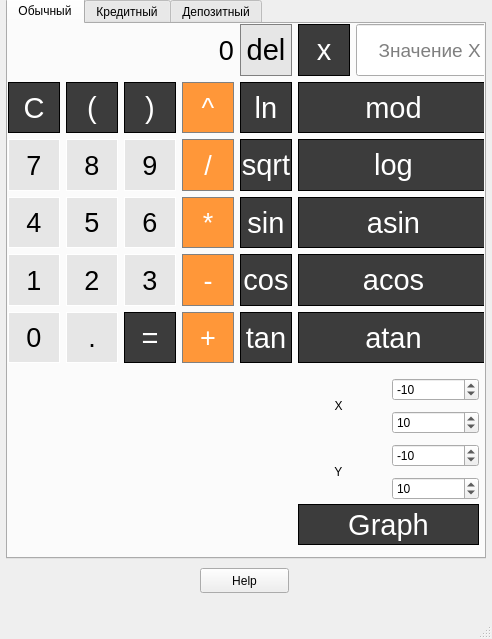
<?xml version="1.0" encoding="UTF-8"?>
<ui version="4.0">
 <class>MainWindow</class>
 <widget class="QMainWindow" name="MainWindow">
  <property name="geometry">
   <rect>
    <x>0</x>
    <y>0</y>
    <width>492</width>
    <height>639</height>
   </rect>
  </property>
  <property name="windowTitle">
   <string>MainWindow</string>
  </property>
  <widget class="QWidget" name="centralwidget">
   <widget class="QTabWidget" name="tabWidget">
    <property name="geometry">
     <rect>
      <x>6</x>
      <y>-2</y>
      <width>480</width>
      <height>561</height>
     </rect>
    </property>
    <property name="accessibleName">
     <string/>
    </property>
    <property name="accessibleDescription">
     <string/>
    </property>
    <property name="layoutDirection">
     <enum>Qt::LeftToRight</enum>
    </property>
    <property name="autoFillBackground">
     <bool>false</bool>
    </property>
    <property name="currentIndex">
     <number>0</number>
    </property>
    <widget class="QWidget" name="simple">
     <attribute name="title">
      <string>Обычный</string>
     </attribute>
     <widget class="QWidget" name="gridLayoutWidget">
      <property name="geometry">
       <rect>
        <x>0</x>
        <y>0</y>
        <width>481</width>
        <height>339</height>
       </rect>
      </property>
      <property name="sizePolicy">
       <sizepolicy hsizetype="MinimumExpanding" vsizetype="MinimumExpanding">
        <horstretch>0</horstretch>
        <verstretch>0</verstretch>
       </sizepolicy>
      </property>
      <property name="font">
       <font>
        <family>Arial</family>
        <pointsize>20</pointsize>
       </font>
      </property>
      <layout class="QGridLayout" name="CalcButtons_8">
       <item row="7" column="3">
        <widget class="QPushButton" name="Button_minus">
         <property name="sizePolicy">
          <sizepolicy hsizetype="Preferred" vsizetype="Preferred">
           <horstretch>0</horstretch>
           <verstretch>0</verstretch>
          </sizepolicy>
         </property>
         <property name="font">
          <font>
           <family>Arial</family>
           <pointsize>20</pointsize>
          </font>
         </property>
         <property name="styleSheet">
          <string notr="true">QPushButton {
  background-color: rgb(255, 151, 57);
  color: white; 
  border: 1px solid gray;
}

QPushButton:pressed {
    background-color: qlineargradient(x1: 0, y1: 0, x2: 0, y2: 1,
                                      stop: 0 #FF7832, stop: 1 #FF9739);
}</string>
         </property>
         <property name="text">
          <string>-</string>
         </property>
        </widget>
       </item>
       <item row="0" column="5">
        <widget class="QPushButton" name="Button_del_last">
         <property name="sizePolicy">
          <sizepolicy hsizetype="Preferred" vsizetype="Preferred">
           <horstretch>0</horstretch>
           <verstretch>0</verstretch>
          </sizepolicy>
         </property>
         <property name="font">
          <font>
           <family>Helvetica</family>
           <pointsize>22</pointsize>
           <weight>50</weight>
           <italic>false</italic>
           <bold>false</bold>
          </font>
         </property>
         <property name="styleSheet">
          <string notr="true">QPushButton {
	border: 1px solid white;
    background-color: rgb(230,230,230);
	border: 1px solid gray;
}
QPushButton:pressed {
	background-color: rgb(90,90,90);
}</string>
         </property>
         <property name="text">
          <string>del</string>
         </property>
        </widget>
       </item>
       <item row="5" column="2">
        <widget class="QPushButton" name="Button_d_6">
         <property name="sizePolicy">
          <sizepolicy hsizetype="Preferred" vsizetype="Preferred">
           <horstretch>0</horstretch>
           <verstretch>0</verstretch>
          </sizepolicy>
         </property>
         <property name="font">
          <font>
           <family>Arial</family>
           <pointsize>20</pointsize>
          </font>
         </property>
         <property name="styleSheet">
          <string>QPushButton {
   border: 1px solid white;
   background-color: rgb(230,230,230);
}
QPushButton:pressed {
    background-color: qlineargradient(x1: 0, y1: 0, x2: 0, y2: 1,
                                      stop: 0 #dadbde, stop: 1 #f6f7fa);
}</string>
         </property>
         <property name="text">
          <string>6</string>
         </property>
        </widget>
       </item>
       <item row="2" column="2">
        <widget class="QPushButton" name="Button_CloseBr">
         <property name="sizePolicy">
          <sizepolicy hsizetype="Preferred" vsizetype="Preferred">
           <horstretch>0</horstretch>
           <verstretch>0</verstretch>
          </sizepolicy>
         </property>
         <property name="font">
          <font>
           <family>Helvetica</family>
           <pointsize>22</pointsize>
           <weight>50</weight>
           <italic>false</italic>
           <bold>false</bold>
          </font>
         </property>
         <property name="styleSheet">
          <string notr="true">QPushButton {
	font: 22pt &quot;Helvetica&quot;;
	background-color: rgb(60,60,60);
	color: white;
	border: 1px solid black;
}
QPushButton:pressed {
	background-color: rgb(90,90,90);
}</string>
         </property>
         <property name="text">
          <string>)</string>
         </property>
        </widget>
       </item>
       <item row="5" column="3">
        <widget class="QPushButton" name="Button_mult">
         <property name="sizePolicy">
          <sizepolicy hsizetype="Preferred" vsizetype="Preferred">
           <horstretch>0</horstretch>
           <verstretch>0</verstretch>
          </sizepolicy>
         </property>
         <property name="font">
          <font>
           <family>Arial</family>
           <pointsize>20</pointsize>
          </font>
         </property>
         <property name="styleSheet">
          <string notr="true">QPushButton {
  background-color: rgb(255, 151, 57);
  color: white; 
  border: 1px solid gray;
}

QPushButton:pressed {
    background-color: qlineargradient(x1: 0, y1: 0, x2: 0, y2: 1,
                                      stop: 0 #FF7832, stop: 1 #FF9739);
}</string>
         </property>
         <property name="text">
          <string>*</string>
         </property>
        </widget>
       </item>
       <item row="5" column="1">
        <widget class="QPushButton" name="Button_d_5">
         <property name="sizePolicy">
          <sizepolicy hsizetype="Preferred" vsizetype="Preferred">
           <horstretch>0</horstretch>
           <verstretch>0</verstretch>
          </sizepolicy>
         </property>
         <property name="font">
          <font>
           <family>Arial</family>
           <pointsize>20</pointsize>
          </font>
         </property>
         <property name="styleSheet">
          <string>QPushButton {
   border: 1px solid white;
   background-color: rgb(230,230,230);
}
QPushButton:pressed {
    background-color: qlineargradient(x1: 0, y1: 0, x2: 0, y2: 1,
                                      stop: 0 #dadbde, stop: 1 #f6f7fa);
}</string>
         </property>
         <property name="text">
          <string>5</string>
         </property>
        </widget>
       </item>
       <item row="2" column="6" colspan="2">
        <widget class="QPushButton" name="Button_mod">
         <property name="sizePolicy">
          <sizepolicy hsizetype="Preferred" vsizetype="Preferred">
           <horstretch>0</horstretch>
           <verstretch>0</verstretch>
          </sizepolicy>
         </property>
         <property name="font">
          <font>
           <family>Helvetica</family>
           <pointsize>22</pointsize>
           <weight>50</weight>
           <italic>false</italic>
           <bold>false</bold>
          </font>
         </property>
         <property name="styleSheet">
          <string notr="true">QPushButton {
	font: 22pt &quot;Helvetica&quot;;
	background-color: rgb(60,60,60);
	color: white;
	border: 1px solid black;
}
QPushButton:pressed {
	background-color: rgb(90,90,90);
}</string>
         </property>
         <property name="text">
          <string>mod</string>
         </property>
        </widget>
       </item>
       <item row="2" column="5">
        <widget class="QPushButton" name="Button_ln">
         <property name="sizePolicy">
          <sizepolicy hsizetype="Preferred" vsizetype="Preferred">
           <horstretch>0</horstretch>
           <verstretch>0</verstretch>
          </sizepolicy>
         </property>
         <property name="font">
          <font>
           <family>Helvetica</family>
           <pointsize>22</pointsize>
           <weight>50</weight>
           <italic>false</italic>
           <bold>false</bold>
          </font>
         </property>
         <property name="styleSheet">
          <string notr="true">QPushButton {
	font: 22pt &quot;Helvetica&quot;;
	background-color: rgb(60,60,60);
	color: white;
	border: 1px solid black;
}
QPushButton:pressed {
	background-color: rgb(90,90,90);
}</string>
         </property>
         <property name="text">
          <string>ln</string>
         </property>
        </widget>
       </item>
       <item row="8" column="1">
        <widget class="QPushButton" name="Button_dot">
         <property name="sizePolicy">
          <sizepolicy hsizetype="Preferred" vsizetype="Preferred">
           <horstretch>0</horstretch>
           <verstretch>0</verstretch>
          </sizepolicy>
         </property>
         <property name="font">
          <font>
           <family>Arial</family>
           <pointsize>20</pointsize>
          </font>
         </property>
         <property name="styleSheet">
          <string notr="true">QPushButton {
   border: 1px solid white;
   background-color: rgb(230,230,230);
}
QPushButton:pressed {
    background-color: qlineargradient(x1: 0, y1: 0, x2: 0, y2: 1,
                                      stop: 0 #dadbde, stop: 1 #f6f7fa);
}</string>
         </property>
         <property name="text">
          <string>.</string>
         </property>
        </widget>
       </item>
       <item row="7" column="2">
        <widget class="QPushButton" name="Button_d_3">
         <property name="sizePolicy">
          <sizepolicy hsizetype="Preferred" vsizetype="Preferred">
           <horstretch>0</horstretch>
           <verstretch>0</verstretch>
          </sizepolicy>
         </property>
         <property name="font">
          <font>
           <family>Arial</family>
           <pointsize>20</pointsize>
          </font>
         </property>
         <property name="styleSheet">
          <string>QPushButton {
   border: 1px solid white;
   background-color: rgb(230,230,230);
}
QPushButton:pressed {
    background-color: qlineargradient(x1: 0, y1: 0, x2: 0, y2: 1,
                                      stop: 0 #dadbde, stop: 1 #f6f7fa);
}</string>
         </property>
         <property name="text">
          <string>3</string>
         </property>
        </widget>
       </item>
       <item row="4" column="5">
        <widget class="QPushButton" name="Button_sqrt">
         <property name="sizePolicy">
          <sizepolicy hsizetype="Preferred" vsizetype="Preferred">
           <horstretch>0</horstretch>
           <verstretch>0</verstretch>
          </sizepolicy>
         </property>
         <property name="font">
          <font>
           <family>Helvetica</family>
           <pointsize>22</pointsize>
           <weight>50</weight>
           <italic>false</italic>
           <bold>false</bold>
          </font>
         </property>
         <property name="styleSheet">
          <string notr="true">QPushButton {
	font: 22pt &quot;Helvetica&quot;;
	background-color: rgb(60,60,60);
	color: white;
	border: 1px solid black;
}
QPushButton:pressed {
	background-color: rgb(90,90,90);
}</string>
         </property>
         <property name="text">
          <string>sqrt</string>
         </property>
        </widget>
       </item>
       <item row="2" column="0">
        <widget class="QPushButton" name="Button_del">
         <property name="sizePolicy">
          <sizepolicy hsizetype="Preferred" vsizetype="Preferred">
           <horstretch>0</horstretch>
           <verstretch>0</verstretch>
          </sizepolicy>
         </property>
         <property name="font">
          <font>
           <family>Helvetica</family>
           <pointsize>22</pointsize>
           <weight>50</weight>
           <italic>false</italic>
           <bold>false</bold>
          </font>
         </property>
         <property name="styleSheet">
          <string notr="true">QPushButton {
	font: 22pt &quot;Helvetica&quot;;
	background-color: rgb(60,60,60);
	color: white;
	border: 1px solid black;
}
QPushButton:pressed {
	background-color: rgb(90,90,90);
}</string>
         </property>
         <property name="text">
          <string>C</string>
         </property>
        </widget>
       </item>
       <item row="8" column="0">
        <widget class="QPushButton" name="Button_d_0">
         <property name="sizePolicy">
          <sizepolicy hsizetype="Preferred" vsizetype="Preferred">
           <horstretch>0</horstretch>
           <verstretch>0</verstretch>
          </sizepolicy>
         </property>
         <property name="font">
          <font>
           <family>Arial</family>
           <pointsize>20</pointsize>
          </font>
         </property>
         <property name="styleSheet">
          <string>QPushButton {
   border: 1px solid white;
   background-color: rgb(230,230,230);
}
QPushButton:pressed {
    background-color: qlineargradient(x1: 0, y1: 0, x2: 0, y2: 1,
                                      stop: 0 #dadbde, stop: 1 #f6f7fa);
}</string>
         </property>
         <property name="text">
          <string>0</string>
         </property>
        </widget>
       </item>
       <item row="0" column="0" colspan="4">
        <widget class="QLabel" name="OutputLabel">
         <property name="sizePolicy">
          <sizepolicy hsizetype="Preferred" vsizetype="Preferred">
           <horstretch>0</horstretch>
           <verstretch>0</verstretch>
          </sizepolicy>
         </property>
         <property name="font">
          <font>
           <family>Arial</family>
           <pointsize>20</pointsize>
          </font>
         </property>
         <property name="layoutDirection">
          <enum>Qt::LeftToRight</enum>
         </property>
         <property name="styleSheet">
          <string notr="true">QLabel {
  qproperty-alignment: 'AlignVCenter | AlignRight';
  border: 1px solid gray;
}

background-color : white;</string>
         </property>
         <property name="text">
          <string>0</string>
         </property>
         <property name="alignment">
          <set>Qt::AlignRight|Qt::AlignTrailing|Qt::AlignVCenter</set>
         </property>
        </widget>
       </item>
       <item row="4" column="2">
        <widget class="QPushButton" name="Button_d_9">
         <property name="sizePolicy">
          <sizepolicy hsizetype="Preferred" vsizetype="Preferred">
           <horstretch>0</horstretch>
           <verstretch>0</verstretch>
          </sizepolicy>
         </property>
         <property name="font">
          <font>
           <family>Arial</family>
           <pointsize>20</pointsize>
          </font>
         </property>
         <property name="styleSheet">
          <string>QPushButton {
   border: 1px solid white;
   background-color: rgb(230,230,230);
}
QPushButton:pressed {
    background-color: qlineargradient(x1: 0, y1: 0, x2: 0, y2: 1,
                                      stop: 0 #dadbde, stop: 1 #f6f7fa);
}</string>
         </property>
         <property name="text">
          <string>9</string>
         </property>
        </widget>
       </item>
       <item row="8" column="6" colspan="2">
        <widget class="QPushButton" name="Button_atan">
         <property name="sizePolicy">
          <sizepolicy hsizetype="Preferred" vsizetype="Preferred">
           <horstretch>0</horstretch>
           <verstretch>0</verstretch>
          </sizepolicy>
         </property>
         <property name="font">
          <font>
           <family>Helvetica</family>
           <pointsize>22</pointsize>
           <weight>50</weight>
           <italic>false</italic>
           <bold>false</bold>
          </font>
         </property>
         <property name="styleSheet">
          <string notr="true">QPushButton {
	font: 22pt &quot;Helvetica&quot;;
	background-color: rgb(60,60,60);
	color: white;
	border: 1px solid black;
}
QPushButton:pressed {
	background-color: rgb(90,90,90);
}</string>
         </property>
         <property name="text">
          <string>atan</string>
         </property>
        </widget>
       </item>
       <item row="7" column="1">
        <widget class="QPushButton" name="Button_d_2">
         <property name="sizePolicy">
          <sizepolicy hsizetype="Preferred" vsizetype="Preferred">
           <horstretch>0</horstretch>
           <verstretch>0</verstretch>
          </sizepolicy>
         </property>
         <property name="font">
          <font>
           <family>Arial</family>
           <pointsize>20</pointsize>
          </font>
         </property>
         <property name="styleSheet">
          <string>QPushButton {
   border: 1px solid white;
   background-color: rgb(230,230,230);
}
QPushButton:pressed {
    background-color: qlineargradient(x1: 0, y1: 0, x2: 0, y2: 1,
                                      stop: 0 #dadbde, stop: 1 #f6f7fa);
}</string>
         </property>
         <property name="text">
          <string>2</string>
         </property>
        </widget>
       </item>
       <item row="4" column="0">
        <widget class="QPushButton" name="Button_d_7">
         <property name="sizePolicy">
          <sizepolicy hsizetype="Preferred" vsizetype="Preferred">
           <horstretch>0</horstretch>
           <verstretch>0</verstretch>
          </sizepolicy>
         </property>
         <property name="font">
          <font>
           <family>Arial</family>
           <pointsize>20</pointsize>
          </font>
         </property>
         <property name="styleSheet">
          <string>QPushButton {
   border: 1px solid white;
   background-color: rgb(230,230,230);
}
QPushButton:pressed {
    background-color: qlineargradient(x1: 0, y1: 0, x2: 0, y2: 1,
                                      stop: 0 #dadbde, stop: 1 #f6f7fa);
}</string>
         </property>
         <property name="text">
          <string>7</string>
         </property>
        </widget>
       </item>
       <item row="7" column="6" colspan="2">
        <widget class="QPushButton" name="Button_acos">
         <property name="sizePolicy">
          <sizepolicy hsizetype="Preferred" vsizetype="Preferred">
           <horstretch>0</horstretch>
           <verstretch>0</verstretch>
          </sizepolicy>
         </property>
         <property name="font">
          <font>
           <family>Helvetica</family>
           <pointsize>22</pointsize>
           <weight>50</weight>
           <italic>false</italic>
           <bold>false</bold>
          </font>
         </property>
         <property name="styleSheet">
          <string notr="true">QPushButton {
	font: 22pt &quot;Helvetica&quot;;
	background-color: rgb(60,60,60);
	color: white;
	border: 1px solid black;
}
QPushButton:pressed {
	background-color: rgb(90,90,90);
}</string>
         </property>
         <property name="text">
          <string>acos</string>
         </property>
        </widget>
       </item>
       <item row="7" column="0">
        <widget class="QPushButton" name="Button_d_1">
         <property name="sizePolicy">
          <sizepolicy hsizetype="Preferred" vsizetype="Preferred">
           <horstretch>0</horstretch>
           <verstretch>0</verstretch>
          </sizepolicy>
         </property>
         <property name="font">
          <font>
           <family>Arial</family>
           <pointsize>20</pointsize>
          </font>
         </property>
         <property name="styleSheet">
          <string>QPushButton {
   border: 1px solid white;
   background-color: rgb(230,230,230);
}
QPushButton:pressed {
    background-color: qlineargradient(x1: 0, y1: 0, x2: 0, y2: 1,
                                      stop: 0 #dadbde, stop: 1 #f6f7fa);
}</string>
         </property>
         <property name="text">
          <string>1</string>
         </property>
        </widget>
       </item>
       <item row="7" column="5">
        <widget class="QPushButton" name="Button_cos">
         <property name="sizePolicy">
          <sizepolicy hsizetype="Preferred" vsizetype="Preferred">
           <horstretch>0</horstretch>
           <verstretch>0</verstretch>
          </sizepolicy>
         </property>
         <property name="font">
          <font>
           <family>Helvetica</family>
           <pointsize>22</pointsize>
           <weight>50</weight>
           <italic>false</italic>
           <bold>false</bold>
          </font>
         </property>
         <property name="styleSheet">
          <string notr="true">QPushButton {
	font: 22pt &quot;Helvetica&quot;;
	background-color: rgb(60,60,60);
	color: white;
	border: 1px solid black;
}
QPushButton:pressed {
	background-color: rgb(90,90,90);
}</string>
         </property>
         <property name="text">
          <string>cos</string>
         </property>
        </widget>
       </item>
       <item row="8" column="3">
        <widget class="QPushButton" name="Button_plus">
         <property name="sizePolicy">
          <sizepolicy hsizetype="Preferred" vsizetype="Preferred">
           <horstretch>0</horstretch>
           <verstretch>0</verstretch>
          </sizepolicy>
         </property>
         <property name="font">
          <font>
           <family>Arial</family>
           <pointsize>20</pointsize>
          </font>
         </property>
         <property name="styleSheet">
          <string notr="true">QPushButton {
  background-color: rgb(255, 151, 57);
  color: white; 
  border: 1px solid gray;
}

QPushButton:pressed {
    background-color: qlineargradient(x1: 0, y1: 0, x2: 0, y2: 1,
                                      stop: 0 #FF7832, stop: 1 #FF9739);
}</string>
         </property>
         <property name="text">
          <string>+</string>
         </property>
        </widget>
       </item>
       <item row="2" column="3">
        <widget class="QPushButton" name="Button_sq">
         <property name="sizePolicy">
          <sizepolicy hsizetype="Preferred" vsizetype="Preferred">
           <horstretch>0</horstretch>
           <verstretch>0</verstretch>
          </sizepolicy>
         </property>
         <property name="font">
          <font>
           <family>Arial</family>
           <pointsize>20</pointsize>
          </font>
         </property>
         <property name="styleSheet">
          <string notr="true">QPushButton {
  background-color: rgb(255, 151, 57);
  color: white; 
  border: 1px solid gray;
}

QPushButton:pressed {
    background-color: qlineargradient(x1: 0, y1: 0, x2: 0, y2: 1,
                                      stop: 0 #FF7832, stop: 1 #FF9739);
}</string>
         </property>
         <property name="text">
          <string>^</string>
         </property>
        </widget>
       </item>
       <item row="4" column="3">
        <widget class="QPushButton" name="Button_div">
         <property name="sizePolicy">
          <sizepolicy hsizetype="Preferred" vsizetype="Preferred">
           <horstretch>0</horstretch>
           <verstretch>0</verstretch>
          </sizepolicy>
         </property>
         <property name="font">
          <font>
           <family>Arial</family>
           <pointsize>20</pointsize>
          </font>
         </property>
         <property name="styleSheet">
          <string notr="true">QPushButton {
  background-color: rgb(255, 151, 57);
  color: white; 
  border: 1px solid gray;
}

QPushButton:pressed {
    background-color: qlineargradient(x1: 0, y1: 0, x2: 0, y2: 1,
                                      stop: 0 #FF7832, stop: 1 #FF9739);
}</string>
         </property>
         <property name="text">
          <string>/</string>
         </property>
        </widget>
       </item>
       <item row="8" column="2">
        <widget class="QPushButton" name="Button_res">
         <property name="sizePolicy">
          <sizepolicy hsizetype="Preferred" vsizetype="Preferred">
           <horstretch>0</horstretch>
           <verstretch>0</verstretch>
          </sizepolicy>
         </property>
         <property name="font">
          <font>
           <family>Helvetica</family>
           <pointsize>22</pointsize>
           <weight>50</weight>
           <italic>false</italic>
           <bold>false</bold>
          </font>
         </property>
         <property name="styleSheet">
          <string notr="true">QPushButton {
	font: 22pt &quot;Helvetica&quot;;
	background-color: rgb(60,60,60);
	color: white;
	border: 1px solid black;
}
QPushButton:pressed {
	background-color: rgb(90,90,90);
}</string>
         </property>
         <property name="text">
          <string>=</string>
         </property>
        </widget>
       </item>
       <item row="4" column="6" colspan="2">
        <widget class="QPushButton" name="Button_log">
         <property name="sizePolicy">
          <sizepolicy hsizetype="Preferred" vsizetype="Preferred">
           <horstretch>0</horstretch>
           <verstretch>0</verstretch>
          </sizepolicy>
         </property>
         <property name="font">
          <font>
           <family>Helvetica</family>
           <pointsize>22</pointsize>
           <weight>50</weight>
           <italic>false</italic>
           <bold>false</bold>
          </font>
         </property>
         <property name="styleSheet">
          <string notr="true">QPushButton {
	font: 22pt &quot;Helvetica&quot;;
	background-color: rgb(60,60,60);
	color: white;
	border: 1px solid black;
}
QPushButton:pressed {
	background-color: rgb(90,90,90);
}</string>
         </property>
         <property name="text">
          <string>log</string>
         </property>
        </widget>
       </item>
       <item row="0" column="6">
        <widget class="QPushButton" name="Button_X">
         <property name="sizePolicy">
          <sizepolicy hsizetype="Preferred" vsizetype="Preferred">
           <horstretch>0</horstretch>
           <verstretch>0</verstretch>
          </sizepolicy>
         </property>
         <property name="maximumSize">
          <size>
           <width>133</width>
           <height>16777215</height>
          </size>
         </property>
         <property name="font">
          <font>
           <family>Helvetica</family>
           <pointsize>22</pointsize>
           <weight>50</weight>
           <italic>false</italic>
           <bold>false</bold>
          </font>
         </property>
         <property name="styleSheet">
          <string notr="true">QPushButton {
	font: 22pt &quot;Helvetica&quot;;
	background-color: rgb(60,60,60);
	color: white;
	border: 1px solid black;
}
QPushButton:pressed {
	background-color: rgb(90,90,90);
}</string>
         </property>
         <property name="text">
          <string>x</string>
         </property>
        </widget>
       </item>
       <item row="5" column="6" colspan="2">
        <widget class="QPushButton" name="Button_asin">
         <property name="sizePolicy">
          <sizepolicy hsizetype="Preferred" vsizetype="Preferred">
           <horstretch>0</horstretch>
           <verstretch>0</verstretch>
          </sizepolicy>
         </property>
         <property name="font">
          <font>
           <family>Helvetica</family>
           <pointsize>22</pointsize>
           <weight>50</weight>
           <italic>false</italic>
           <bold>false</bold>
          </font>
         </property>
         <property name="styleSheet">
          <string notr="true">QPushButton {
	font: 22pt &quot;Helvetica&quot;;
	background-color: rgb(60,60,60);
	color: white;
	border: 1px solid black;
}
QPushButton:pressed {
	background-color: rgb(90,90,90);
}</string>
         </property>
         <property name="text">
          <string>asin</string>
         </property>
        </widget>
       </item>
       <item row="2" column="1">
        <widget class="QPushButton" name="Button_OpenBr">
         <property name="sizePolicy">
          <sizepolicy hsizetype="Preferred" vsizetype="Preferred">
           <horstretch>0</horstretch>
           <verstretch>0</verstretch>
          </sizepolicy>
         </property>
         <property name="font">
          <font>
           <family>Helvetica</family>
           <pointsize>22</pointsize>
           <weight>50</weight>
           <italic>false</italic>
           <bold>false</bold>
          </font>
         </property>
         <property name="styleSheet">
          <string notr="true">QPushButton {
	font: 22pt &quot;Helvetica&quot;;
	background-color: rgb(60,60,60);
	color: white;
	border: 1px solid black;
}
QPushButton:pressed {
	background-color: rgb(90,90,90);
}</string>
         </property>
         <property name="text">
          <string>(</string>
         </property>
        </widget>
       </item>
       <item row="0" column="7">
        <widget class="QLineEdit" name="line_x">
         <property name="enabled">
          <bool>true</bool>
         </property>
         <property name="sizePolicy">
          <sizepolicy hsizetype="Preferred" vsizetype="Preferred">
           <horstretch>0</horstretch>
           <verstretch>0</verstretch>
          </sizepolicy>
         </property>
         <property name="maximumSize">
          <size>
           <width>133</width>
           <height>16777215</height>
          </size>
         </property>
         <property name="font">
          <font>
           <family>Arial</family>
           <pointsize>14</pointsize>
           <weight>50</weight>
           <italic>false</italic>
           <bold>false</bold>
          </font>
         </property>
         <property name="styleSheet">
          <string notr="true">QPushButton {
	font: 22pt &quot;Helvetica&quot;;
	background-color: rgb(60,60,60);
	color: white;
	border: 1px solid black;
}
QPushButton:pressed {
	background-color: rgb(90,90,90);
}</string>
         </property>
         <property name="maxLength">
          <number>15</number>
         </property>
         <property name="alignment">
          <set>Qt::AlignRight|Qt::AlignTrailing|Qt::AlignVCenter</set>
         </property>
         <property name="placeholderText">
          <string>Значение Х </string>
         </property>
         <property name="clearButtonEnabled">
          <bool>false</bool>
         </property>
        </widget>
       </item>
       <item row="4" column="1">
        <widget class="QPushButton" name="Button_d_8">
         <property name="sizePolicy">
          <sizepolicy hsizetype="Preferred" vsizetype="Preferred">
           <horstretch>0</horstretch>
           <verstretch>0</verstretch>
          </sizepolicy>
         </property>
         <property name="font">
          <font>
           <family>Arial</family>
           <pointsize>20</pointsize>
          </font>
         </property>
         <property name="styleSheet">
          <string>QPushButton {
   border: 1px solid white;
   background-color: rgb(230,230,230);
}
QPushButton:pressed {
    background-color: qlineargradient(x1: 0, y1: 0, x2: 0, y2: 1,
                                      stop: 0 #dadbde, stop: 1 #f6f7fa);
}</string>
         </property>
         <property name="text">
          <string>8</string>
         </property>
        </widget>
       </item>
       <item row="5" column="5">
        <widget class="QPushButton" name="Button_sin">
         <property name="sizePolicy">
          <sizepolicy hsizetype="Preferred" vsizetype="Preferred">
           <horstretch>0</horstretch>
           <verstretch>0</verstretch>
          </sizepolicy>
         </property>
         <property name="font">
          <font>
           <family>Helvetica</family>
           <pointsize>22</pointsize>
           <weight>50</weight>
           <italic>false</italic>
           <bold>false</bold>
          </font>
         </property>
         <property name="styleSheet">
          <string notr="true">QPushButton {
	font: 22pt &quot;Helvetica&quot;;
	background-color: rgb(60,60,60);
	color: white;
	border: 1px solid black;
}
QPushButton:pressed {
	background-color: rgb(90,90,90);
}</string>
         </property>
         <property name="text">
          <string>sin</string>
         </property>
        </widget>
       </item>
       <item row="5" column="0">
        <widget class="QPushButton" name="Button_d_4">
         <property name="sizePolicy">
          <sizepolicy hsizetype="Preferred" vsizetype="Preferred">
           <horstretch>0</horstretch>
           <verstretch>0</verstretch>
          </sizepolicy>
         </property>
         <property name="font">
          <font>
           <family>Arial</family>
           <pointsize>20</pointsize>
          </font>
         </property>
         <property name="styleSheet">
          <string>QPushButton {
   border: 1px solid white;
   background-color: rgb(230,230,230);
}
QPushButton:pressed {
    background-color: qlineargradient(x1: 0, y1: 0, x2: 0, y2: 1,
                                      stop: 0 #dadbde, stop: 1 #f6f7fa);
}</string>
         </property>
         <property name="text">
          <string>4</string>
         </property>
        </widget>
       </item>
       <item row="8" column="5">
        <widget class="QPushButton" name="Button_tan">
         <property name="sizePolicy">
          <sizepolicy hsizetype="Preferred" vsizetype="Preferred">
           <horstretch>0</horstretch>
           <verstretch>0</verstretch>
          </sizepolicy>
         </property>
         <property name="font">
          <font>
           <family>Helvetica</family>
           <pointsize>22</pointsize>
           <weight>50</weight>
           <italic>false</italic>
           <bold>false</bold>
          </font>
         </property>
         <property name="styleSheet">
          <string notr="true">QPushButton {
	font: 22pt &quot;Helvetica&quot;;
	background-color: rgb(60,60,60);
	color: white;
	border: 1px solid black;
}
QPushButton:pressed {
	background-color: rgb(90,90,90);
}</string>
         </property>
         <property name="text">
          <string>tan</string>
         </property>
        </widget>
       </item>
      </layout>
     </widget>
     <widget class="QCustomPlot" name="widget" native="true">
      <property name="geometry">
       <rect>
        <x>0</x>
        <y>350</y>
        <width>281</width>
        <height>171</height>
       </rect>
      </property>
     </widget>
     <widget class="QPushButton" name="Button_Grath">
      <property name="geometry">
       <rect>
        <x>290</x>
        <y>480</y>
        <width>181</width>
        <height>41</height>
       </rect>
      </property>
      <property name="sizePolicy">
       <sizepolicy hsizetype="Preferred" vsizetype="Preferred">
        <horstretch>0</horstretch>
        <verstretch>0</verstretch>
       </sizepolicy>
      </property>
      <property name="font">
       <font>
        <family>Helvetica</family>
        <pointsize>22</pointsize>
        <weight>50</weight>
        <italic>false</italic>
        <bold>false</bold>
       </font>
      </property>
      <property name="styleSheet">
       <string notr="true">QPushButton {
	font: 22pt &quot;Helvetica&quot;;
	background-color: rgb(60,60,60);
	color: white;
	border: 1px solid black;
}
QPushButton:pressed {
	background-color: rgb(90,90,90);
}</string>
      </property>
      <property name="text">
       <string>Graph</string>
      </property>
     </widget>
     <widget class="QWidget" name="gridLayoutWidget_2">
      <property name="geometry">
       <rect>
        <x>290</x>
        <y>350</y>
        <width>181</width>
        <height>131</height>
       </rect>
      </property>
      <layout class="QGridLayout" name="gridLayout">
       <item row="4" column="1">
        <widget class="QSpinBox" name="spinBoxYEnd">
         <property name="minimum">
          <number>-1000000</number>
         </property>
         <property name="maximum">
          <number>1000000</number>
         </property>
         <property name="value">
          <number>10</number>
         </property>
        </widget>
       </item>
       <item row="3" column="1">
        <widget class="QSpinBox" name="spinBoxYBegin">
         <property name="minimum">
          <number>-1000000</number>
         </property>
         <property name="maximum">
          <number>1000000</number>
         </property>
         <property name="value">
          <number>-10</number>
         </property>
        </widget>
       </item>
       <item row="1" column="1">
        <widget class="QSpinBox" name="spinBoxXEnd">
         <property name="minimum">
          <number>-1000000</number>
         </property>
         <property name="maximum">
          <number>1000000</number>
         </property>
         <property name="value">
          <number>10</number>
         </property>
        </widget>
       </item>
       <item row="0" column="1">
        <widget class="QSpinBox" name="spinBoxXBegin">
         <property name="minimum">
          <number>-1000000</number>
         </property>
         <property name="maximum">
          <number>1000000</number>
         </property>
         <property name="value">
          <number>-10</number>
         </property>
        </widget>
       </item>
       <item row="0" column="0" rowspan="2">
        <widget class="QLabel" name="text_x">
         <property name="text">
          <string>           X</string>
         </property>
        </widget>
       </item>
       <item row="3" column="0" rowspan="2">
        <widget class="QLabel" name="text_y">
         <property name="text">
          <string>           Y</string>
         </property>
        </widget>
       </item>
      </layout>
     </widget>
    </widget>
    <widget class="QWidget" name="credit">
     <attribute name="title">
      <string>Кредитный</string>
     </attribute>
     <widget class="QRadioButton" name="radioButton">
      <property name="geometry">
       <rect>
        <x>170</x>
        <y>170</y>
        <width>112</width>
        <height>23</height>
       </rect>
      </property>
      <property name="text">
       <string>Кредит</string>
      </property>
     </widget>
    </widget>
    <widget class="QWidget" name="deposit">
     <attribute name="title">
      <string>Депозитный</string>
     </attribute>
     <widget class="QCheckBox" name="checkBox">
      <property name="geometry">
       <rect>
        <x>140</x>
        <y>160</y>
        <width>92</width>
        <height>23</height>
       </rect>
      </property>
      <property name="text">
       <string>Депоз</string>
      </property>
     </widget>
    </widget>
   </widget>
   <widget class="QPushButton" name="Help">
    <property name="geometry">
     <rect>
      <x>200</x>
      <y>568</y>
      <width>89</width>
      <height>25</height>
     </rect>
    </property>
    <property name="text">
     <string>Help</string>
    </property>
   </widget>
  </widget>
  <widget class="QMenuBar" name="menubar">
   <property name="geometry">
    <rect>
     <x>0</x>
     <y>0</y>
     <width>492</width>
     <height>22</height>
    </rect>
   </property>
  </widget>
  <widget class="QStatusBar" name="statusbar"/>
 </widget>
 <customwidgets>
  <customwidget>
   <class>QCustomPlot</class>
   <extends>QWidget</extends>
   <header>qcustomplot.h</header>
   <container>1</container>
  </customwidget>
 </customwidgets>
 <resources/>
 <connections/>
</ui>
